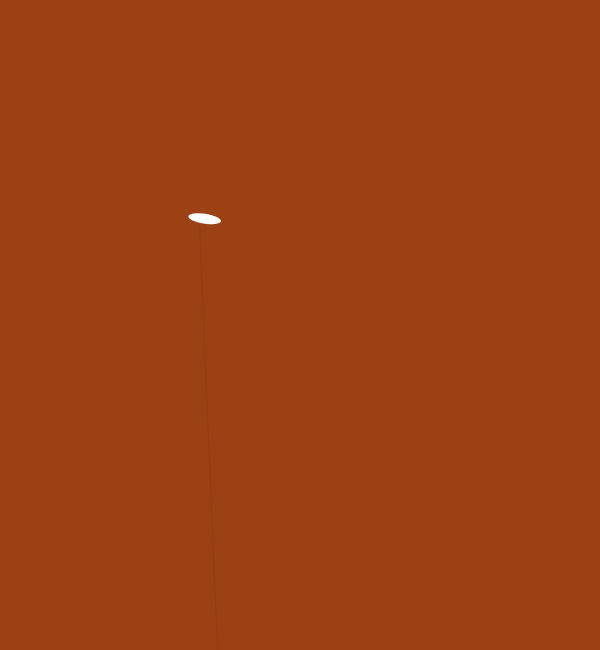
Frame 1 (no input)
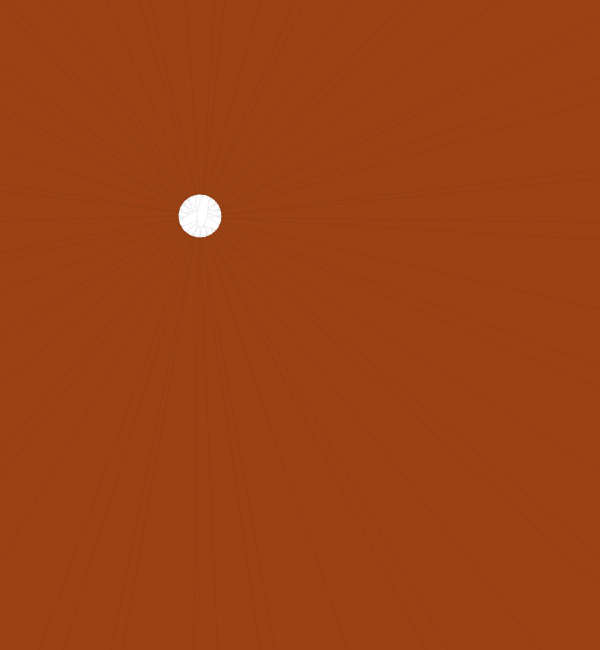
Frame 60 (the mouse pressed at the canvas centre just before this capture)
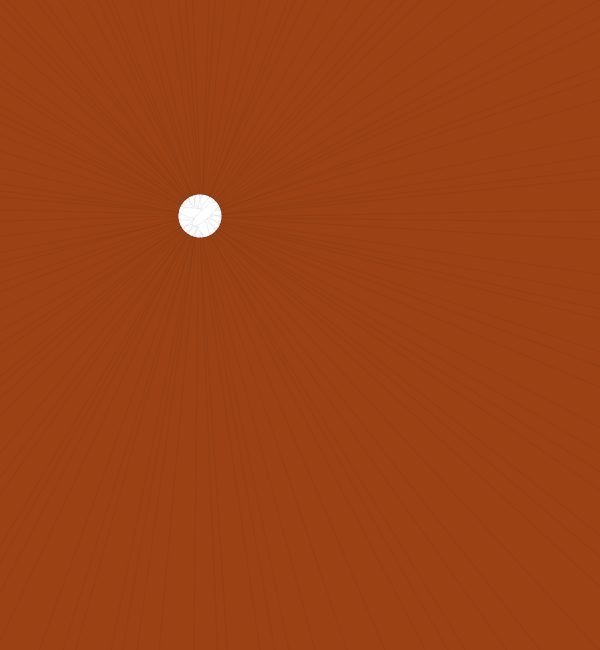
Frame 120 (the mouse held since frame 60 and released just before this capture)

The Processing sketch that drew these frames (run headless with seeded random() and noise(); from frame 60 on, the mouse is pressed at the canvas centre):

// Processing sketch: processing_5043
// ── processing_5043.pde

/*

Fun with Random Numbers!
Sept 2009
illustrator9@gmail.com
*/
float turn =19;
float noiseNum = 110;

void setup() {
  size(600,650);
  background(155,65,20);
  smooth();
  
  noiseSeed(151);
  
};

void draw() {
  translate(width/3,height/3);
  rotate(turn);
  
  //float end = random(140,150);
  float end =noise(noiseNum) * 950;
  noiseNum = noiseNum + 0.01;
  
  stroke(12,16);
  line(1,10,end,2000);
  ellipse(5,2,33,10);
  
  turn = turn + 2.21;
  
};
  
